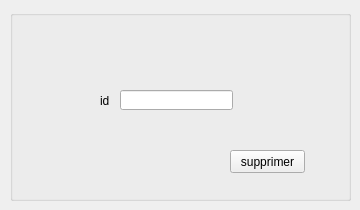
        <widget class="QWidget" name="tab_15">
         <attribute name="title">
          <string>supprimer depp</string>
         </attribute>
         <widget class="QGroupBox" name="groupBox_10">
          <property name="geometry">
           <rect>
            <x>10</x>
            <y>10</y>
            <width>341</width>
            <height>191</height>
           </rect>
          </property>
          <property name="title">
           <string/>
          </property>
          <widget class="QLineEdit" name="le_id_dep_supp_2">
           <property name="geometry">
            <rect>
             <x>110</x>
             <y>80</y>
             <width>113</width>
             <height>20</height>
            </rect>
           </property>
          </widget>
          <widget class="QLabel" name="label_31">
           <property name="geometry">
            <rect>
             <x>90</x>
             <y>80</y>
             <width>61</width>
             <height>21</height>
            </rect>
           </property>
           <property name="text">
            <string>id</string>
           </property>
          </widget>
          <widget class="QPushButton" name="pb_supp_depp_2">
           <property name="geometry">
            <rect>
             <x>220</x>
             <y>140</y>
             <width>75</width>
             <height>23</height>
            </rect>
           </property>
           <property name="text">
            <string>supprimer</string>
           </property>
          </widget>
         </widget>
        </widget>
